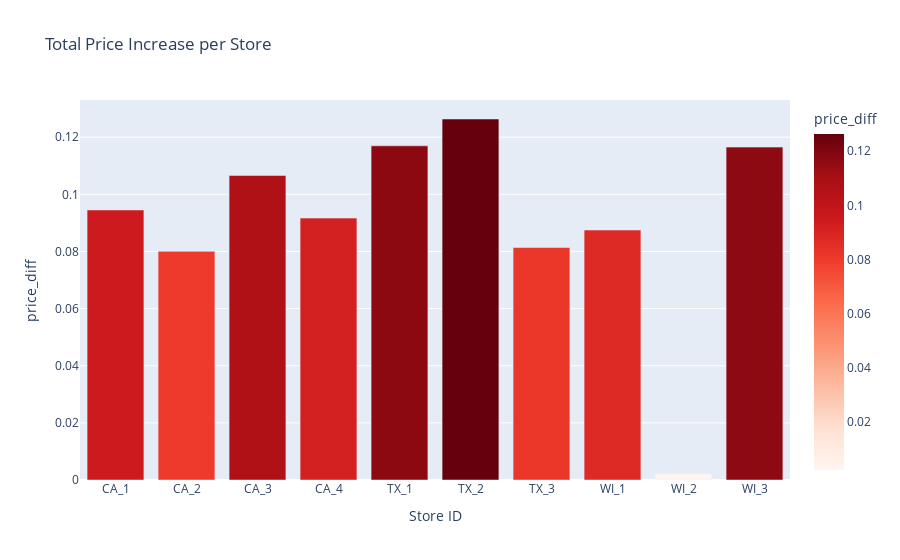

This figure's notebook cell:
### Code cell
store_increase = price_change.groupby('store_id')['price_diff'].mean().reset_index()
fig = px.bar(store_increase, x='store_id', y='price_diff',
             title='Total Price Increase per Store',
             labels={'price_increase': 'Avarage Price Increase', 'store_id': 'Store ID'},
             color='price_diff', color_continuous_scale='Reds')
fig.show()

### Figure 1 — Plotly figure (JSON) as saved in the notebook; plotly's stock layout.template omitted (floating-point values rounded to 4 significant figures)
{"data": [{"alignmentgroup": "True", "hovertemplate": "Store ID=%{x}<br>price_diff=%{marker.color}<extra></extra>", "legendgroup": "", "marker": {"color": [0.09452, 0.08003, 0.1066, 0.09167, 0.117, 0.1264, 0.08138, 0.0875, 0.002158, 0.1165], "coloraxis": "coloraxis", "pattern": {"shape": ""}}, "name": "", "offsetgroup": "", "orientation": "v", "showlegend": false, "textposition": "auto", "type": "bar", "x": ["CA_1", "CA_2", "CA_3", "CA_4", "TX_1", "TX_2", "TX_3", "WI_1", "WI_2", "WI_3"], "xaxis": "x", "y": [0.09452, 0.08003, 0.1066, 0.09167, 0.117, 0.1264, 0.08138, 0.0875, 0.002158, 0.1165], "yaxis": "y"}], "layout": {"barmode": "relative", "coloraxis": {"colorbar": {"title": {"text": "price_diff"}}, "colorscale": [[0, "rgb(255,245,240)"], [0.125, "rgb(254,224,210)"], [0.25, "rgb(252,187,161)"], [0.375, "rgb(252,146,114)"], [0.5, "rgb(251,106,74)"], [0.625, "rgb(239,59,44)"], [0.75, "rgb(203,24,29)"], [0.875, "rgb(165,15,21)"], [1, "rgb(103,0,13)"]]}, "legend": {"tracegroupgap": 0}, "title": {"text": "Total Price Increase per Store"}, "xaxis": {"anchor": "y", "domain": [0, 1], "title": {"text": "Store ID"}}, "yaxis": {"anchor": "x", "domain": [0, 1], "title": {"text": "price_diff"}}}}
